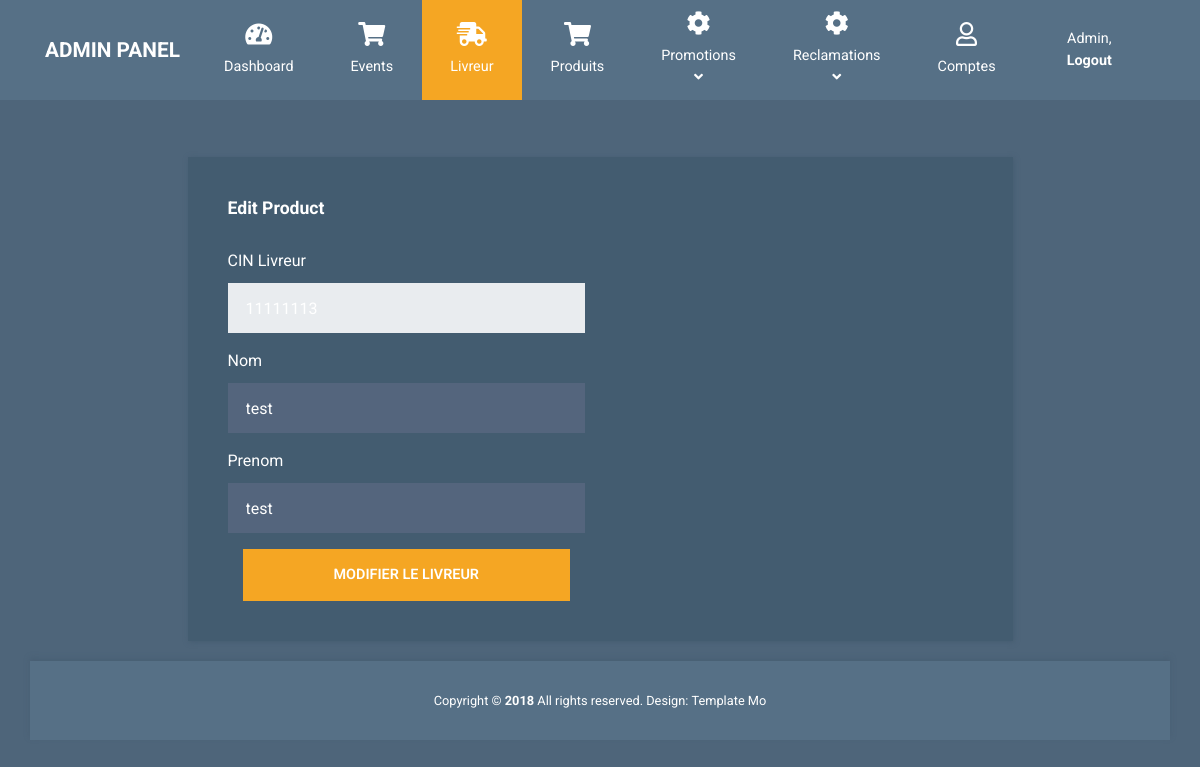
The app's page /integration/views/backmodifierlivreur.php?cinLivreur=11111113 with its own data.
### tables this page shows
CREATE TABLE IF NOT EXISTS `livreur` (
  `cinLivreur` int(8) NOT NULL,
  `nomLivreur` varchar(20) NOT NULL,
  `prenomLivreur` varchar(20) NOT NULL,
  PRIMARY KEY (`cinLivreur`)
);

### integration/core/livreurC.php (called while the page is built, shortened)
<?PHP
class livreurC {
	function recupererlivreur($cinLivreur){
		$sql="SELECT * from livreur where cinLivreur=$cinLivreur";
		$db = config::getConnexion();
		try{
		$liste=$db->query($sql);
		return $liste;
		}
        catch (Exception $e){
            die('Erreur: '.$e->getMessage());
        }
	}
	}
?>

### integration/views/backmodifierlivreur.php (the view, shortened to what this page needs)
<!DOCTYPE html>
<html lang="en">
  <head>
    <link rel="stylesheet" href="css/fontawesome.min.css" />
    <link rel="stylesheet" href="jquery-ui-datepicker/jquery-ui.min.css" type="text/css" />
    <link rel="stylesheet" href="css/bootstrap.min.css" />
    <link rel="stylesheet" href="css/templatemo-style.css">
  </head>
  <body>
    <nav class="navbar navbar-expand-xl">
      <div class="container h-100">
        <a class="navbar-brand" href="index.html">
          <h1 class="tm-site-title mb-0">Admin Panel</h1>
        </a>
        <div class="collapse navbar-collapse" id="navbarSupportedContent">
          <ul class="navbar-nav mx-auto h-100">
            <li class="nav-item">
              <a class="nav-link" href="index.html">
                <i class="fas fa-tachometer-alt"></i> Dashboard
              </a>
            </li>
                          <li class="nav-item">
                            <a class="nav-link" href="backevents.html">
                                <i class="fas fa-shopping-cart"></i>
                                Events
                            </a>
                        </li>
                           <li class="nav-item active">
                            <a class="nav-link" href="backlivreur.php">
                                <i class="fas fa-shipping-fast"></i>
                                Livreur
                            </a>
                        </li>
    					<li class="nav-item">
                            <a class="nav-link" href="backproducts.html">
                                <i class="fas fa-shopping-cart"></i>
                                Produits
                            </a>
                        </li>
                             <li class="nav-item dropdown">
                            <a class="nav-link dropdown-toggle" href="#" id="navbarDropdown" role="button" data-toggle="dropdown"
                                aria-haspopup="true" aria-expanded="false">
                                <i class="fas fa-cog"></i>
                                <span>
                                    Promotions <i class="fas fa-angle-down"></i>
                                </span>
                            </a>
                       <li class="nav-item dropdown">
                            <a class="nav-link dropdown-toggle" href="#" id="navbarDropdown" role="button" data-toggle="dropdown"
                                aria-haspopup="true" aria-expanded="false">
                                <i class="fas fa-cog"></i>
                                <span>
                                    Reclamations <i class="fas fa-angle-down"></i>
                                </span>
                            </a>
                        <li class="nav-item">
                            <a class="nav-link" href="backafficherutilisateur.php">
                                <i class="far fa-user"></i>
                                Comptes
                            </a>
                        </li>
                    </ul>
                    <ul class="navbar-nav">
                        <li class="nav-item">
                            <a class="nav-link d-block" href="logout.php">
                                Admin, <b>Logout</b>
                            </a>
                        </li>
                    </ul>
                </div>
            </div>
    </nav>
    <div class="container tm-mt-big tm-mb-big">
      <div class="row">
        <div class="col-xl-9 col-lg-10 col-md-12 col-sm-12 mx-auto">
          <div class="tm-bg-primary-dark tm-block tm-block-h-auto">
            <div class="row">
              <div class="col-12">
                <h2 class="tm-block-title d-inline-block">Edit Product</h2>
              </div>
            </div>
            <div class="row tm-edit-product-row">
              <div class="col-xl-6 col-lg-6 col-md-12">
              	<?PHP
include "../core/livreurC.php";
if (isset($_GET['cinLivreur'])){
	$livreurC=new livreurC();
    $result=$livreurC->recupererlivreur($_GET['cinLivreur']);
	foreach($result as $row){
		$cinLivreur=$row['cinLivreur'];
		$nomLivreur=$row['nomLivreur'];
		$prenomLivreur=$row['prenomLivreur'];
?>
                   <form action="" class="tm-edit-product-form" method="POST">
                  <div class="form-group mb-3">
                    <label
                      for="name"
                      >CIN Livreur
                    </label>
                    <input
                      id="name"
                      name="cinLivreur"
                      type="number"
                      class="form-control validate"
                      required
                      readonly
                      value="<?PHP echo $cinLivreur ?>"
                    />
                  </div>
               	 <div class="form-group mb-3">
                    <label
                      for="name"
                      >Nom
                    </label>
                    <input
                      id="nomLivreur"
                      name="nomLivreur"
                      type="text"
                      class="form-control validate"
                      value="<?PHP echo $nomLivreur ?>"
                      required
                    />
                  </div>
                 <div class="form-group mb-3">
                    <label
                      for="name"
                      >Prenom
                    </label>
                    <input
                      id="prenomLivreur"
                      name="prenomLivreur"
                      type="text"
                      class="form-control validate"
                      value="<?PHP echo $prenomLivreur ?>"
                      required
                    />
                  </div>
              <div class="col-12">
                 <button type="submit" name="modifier" class="btn btn-primary btn-block text-uppercase" id="modifierlivreur">Modifier le livreur</button>
              </div>
              <?PHP
  }
}
?>
            </form>
            </div>
          </div>
        </div>
      </div>
    </div>
    <footer class="tm-footer row tm-mt-small">
        <div class="col-12 font-weight-light">
          <p class="text-center text-white mb-0 px-4 small">
            Copyright &copy; <b>2018</b> All rights reserved.
            Design: <a rel="nofollow noopener" href="https://templatemo.com" class="tm-footer-link">Template Mo</a>
        </p>
        </div>
    </footer>
  </body>
</html>

### integration/views/css/templatemo-style.css (style rules this page uses)
html { font-size: 16px; overflow-x: hidden; }
body { font-family: Roboto, Helvetica, Arial, sans-serif; background-color: #4e657a; overflow-x: hidden; }
a { transition: all 0.3s ease; }
.navbar-brand { display: flex; align-items: center; }
.tm-site-title { display: inline-block; text-transform: uppercase; font-size: 1.3rem; font-weight: 700; color: #fff; }
.navbar { height: 100px; background-color: #567086; padding: 0; }
.navbar .container { position: relative; }
.tm-mt-big { margin-top: 57px; }
.tm-mb-big { margin-bottom: 60px; }
.tm-mt-small { margin-top: 20px; }
.tm-block { padding: 40px; -webkit-box-shadow: 1px 1px 5px 0 #455c71; -moz-box-shadow: 1px 1px 5px 0 #455c71; box-shadow: 1px 1px 5px 0 #455c71; min-height: 350px; height: 100%; max-height: 450px; }
.tm-block-h-auto { min-height: 1px; max-height: none; height: auto; }
.tm-block-title { font-size: 1.1rem; font-weight: 700; color: #fff; margin-bottom: 30px; }
.nav-link { color: #fff; height: 100%; display: flex; align-items: center; justify-content: center; flex-direction: column; font-size: 90%; }
.nav-link > i { margin-bottom: 10px; margin-right: 0; font-size: 1.5rem; }
.dropdown-item, .nav-link { padding: 15px 20px; }
.navbar-nav .active > .nav-link, .navbar-nav .nav-link.active { background-color: #f5a623; color: #fff; }
.nav-item { text-align: center; }
.nav-item:last-child { margin-right: 0; }
.dropdown-toggle::after { display: none; }
.form-control { background-color: #54657d; color: #fff; border: 0; }
.form-group label { color: #fff; margin-bottom: 10px; }
.form-control { padding: 19px 18px; border-radius: 0; height: 50px; }
.form-group { margin-bottom: 15px; }
.btn { border-radius: 0; padding: 13px 28px; transition: all 0.2s ease; max-width: 100%; }
.btn-primary { color: #fff; background-color: #f5a623; border: 2px solid #f5a623; font-size: 90%; font-weight: 600; }
.tm-bg-primary-dark { background-color: #435c70; }
.tm-footer { background-color: #567086; padding-top: 30px; padding-bottom: 30px; -webkit-box-shadow: 0 -3px 5px 0 rgba(69, 92, 113, 0.59); -moz-box-shadow: 0 -3px 5px 0 rgba(69, 92, 113, 0.59); box-shadow: 0 -3px 5px 0 rgba(69, 92, 113, 0.59); }
.tm-footer-link { color: white; }
@media (min-width: 1200px) { .navbar-expand-xl .navbar-nav .nav-link { padding-left: 28px; padding-right: 28px; } }
@media (min-width: 1200px) { .navbar-collapse { height: 100%; } }
@media (max-width: 1275px) and (min-width: 1200px) { .nav-item { margin-right: 15px; } }
@media (max-width: 1350px) { .nav-item { margin-right: 1px; } }

### records on screen
livreur: cinLivreur "11111113", nomLivreur "test", prenomLivreur "test"
